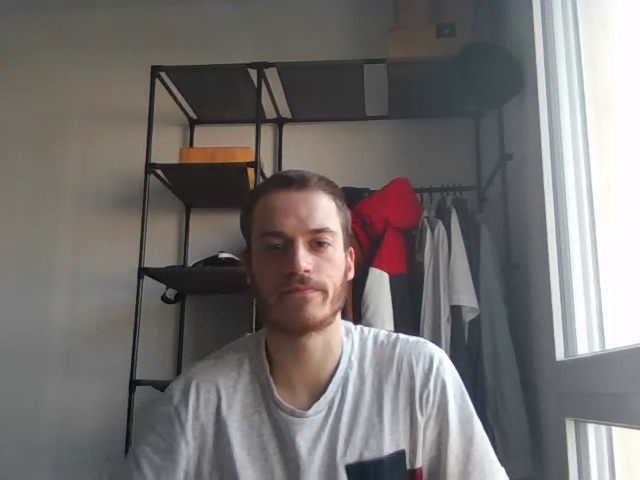
#> input picture frame 34 of Image/test.webm, 640 x 480 px
$ jupyter execute Application.ipynb   (older library calls are emulated)
#> lines starting #> are read from the running program, lines starting #| are printed output that depends on the picture
[cell 1]
import matplotlib.pyplot as plt
import numpy as np
import cv2
from skimage.feature import hog
from skimage import exposure
from time import sleep

[cell 2]
cap = cv2.VideoCapture('./Image/test.webm')

while(cap.isOpened()):
    for i in range(5):
        ret, frame = cap.read()
#> this loop made 5 passes
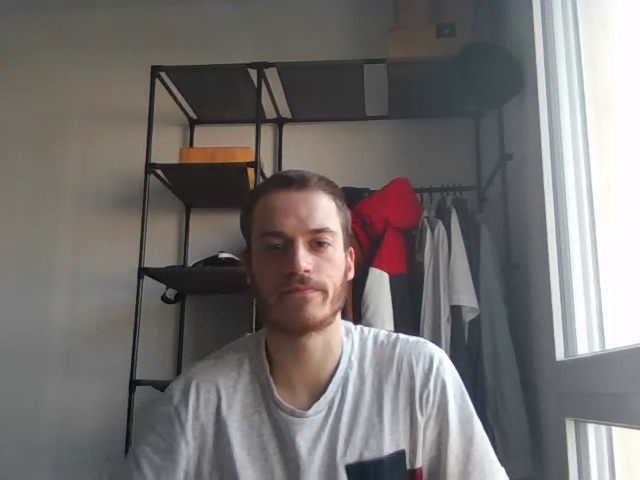
#> input picture frame 34 of Image/test.webm, 640 x 480 px
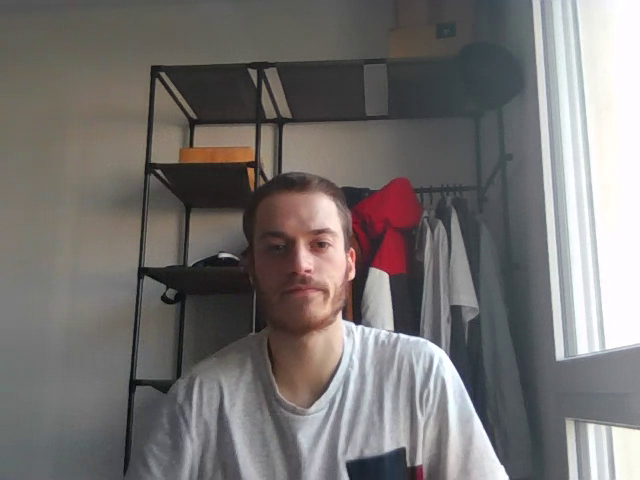
#> input picture frame 35 of Image/test.webm, 640 x 480 px
    if frame.__class__.__name__ == 'NoneType':
        break
    gray = cv2.cvtColor(frame, cv2.COLOR_BGR2GRAY)
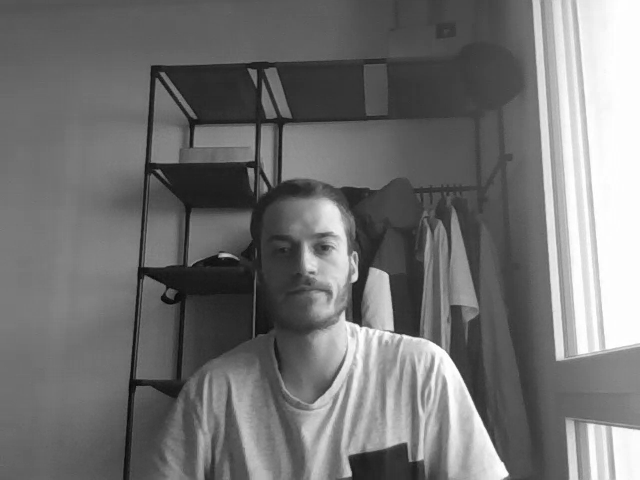
#> gray: shape (480, 640); min 5, max 255, mean 114.9
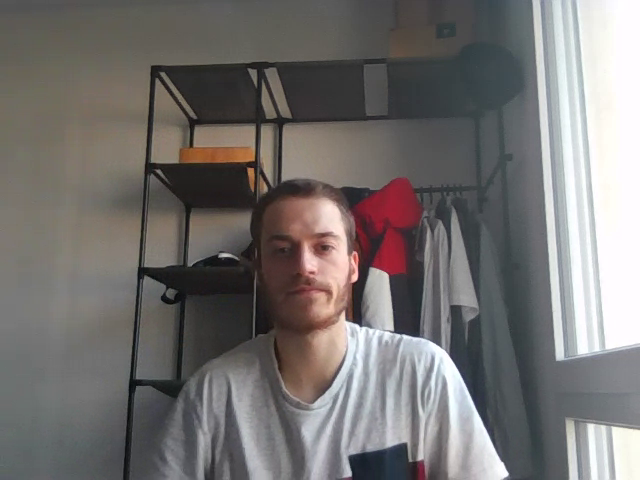
#> frame: shape (480, 640, 3); mean B, G, R 112.7, 114.1, 117.5
    fd, hog_image = hog(gray, orientations=9, pixels_per_cell=(16, 16),
                    cells_per_block=(2, 2), visualize=True, multichannel=False)
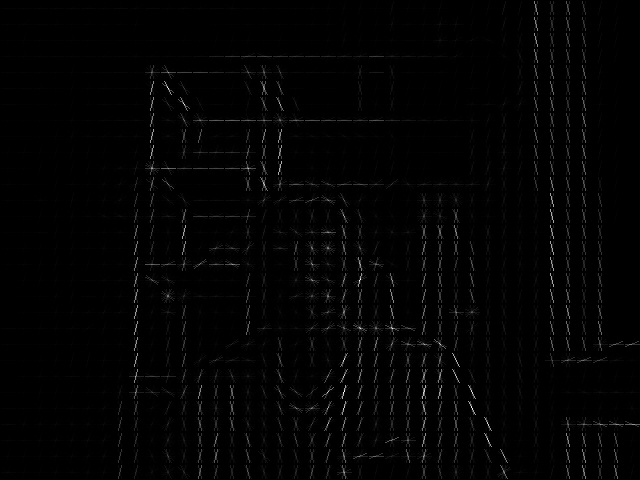
#> hog_image: shape (480, 640) float64; min 0, max 33.78, mean 0.4; drawn with min black and max white
    hog_image_rescaled = exposure.rescale_intensity(hog_image, in_range=(0, 10))
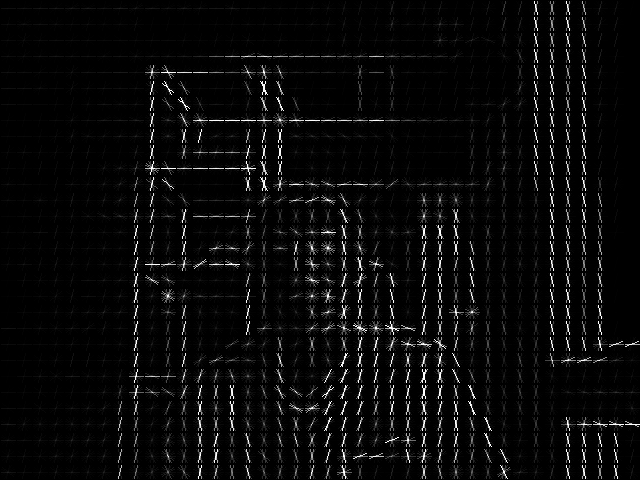
#> hog_image_rescaled: shape (480, 640) float64; min 0, max 1, mean 0.0399
    cv2.imshow('frame',hog_image_rescaled)
    if cv2.waitKey(1) & 0xFF == ord('q'):
#> (key q is pressed here)
        break

cap.release()
cv2.destroyAllWindows()

$ run again, starting later in the video
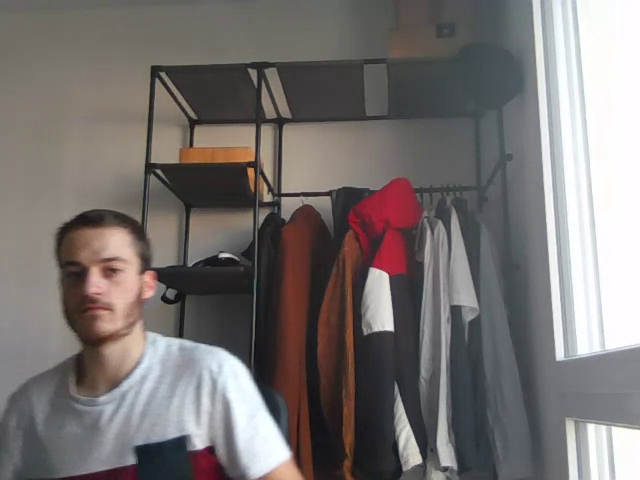
#> input picture frame 154 of Image/test.webm, 640 x 480 px
#> the loop `for i in range(5):` made 5 passes
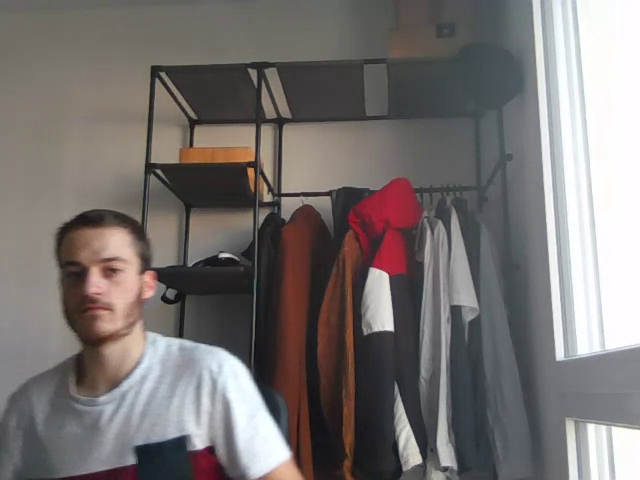
#> input picture frame 154 of Image/test.webm, 640 x 480 px
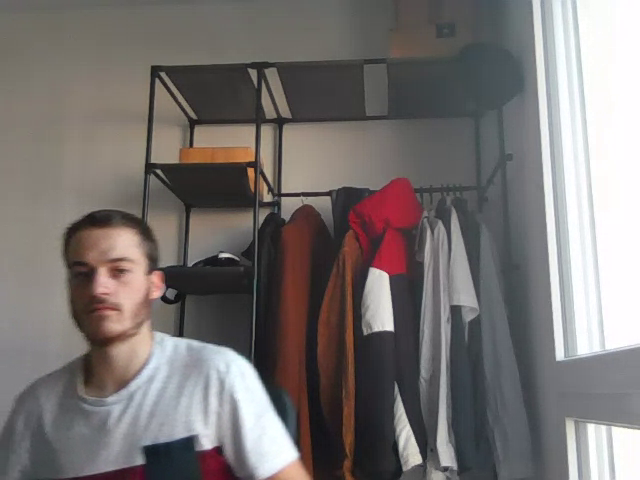
#> input picture frame 155 of Image/test.webm, 640 x 480 px
#> `hog_image_rescaled = exposure.rescale_intensity(hog_image, in_range=(0..`:
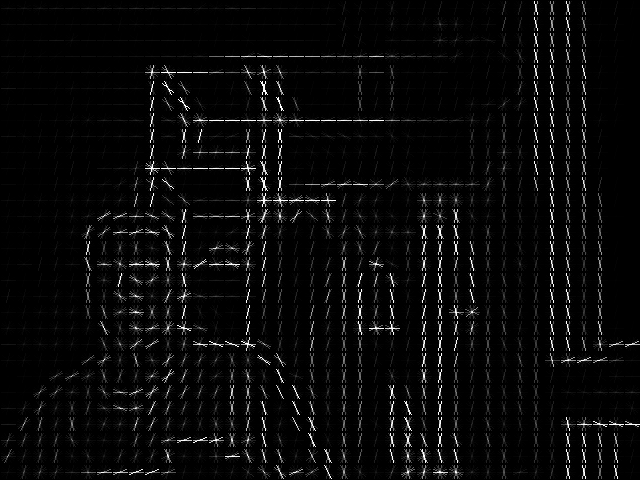
#> hog_image_rescaled: shape (480, 640) float64; min 0, max 1, mean 0.0383

$ run again, starting later in the video
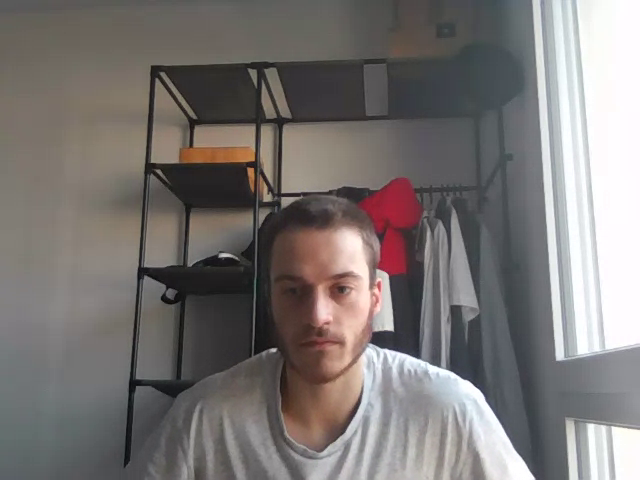
#> input picture frame 274 of Image/test.webm, 640 x 480 px
#> the loop `for i in range(5):` made 5 passes
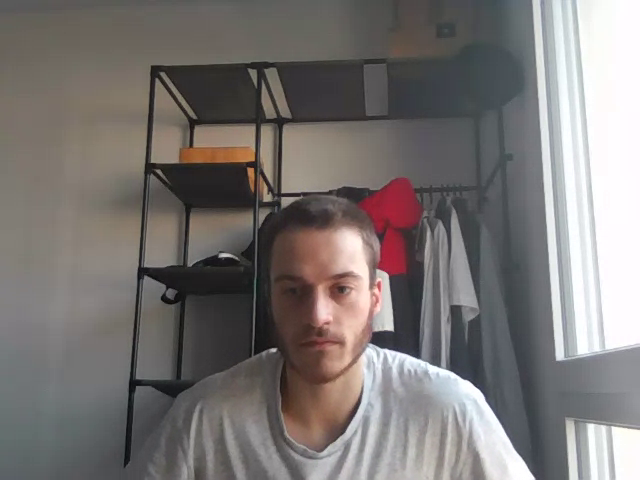
#> input picture frame 274 of Image/test.webm, 640 x 480 px
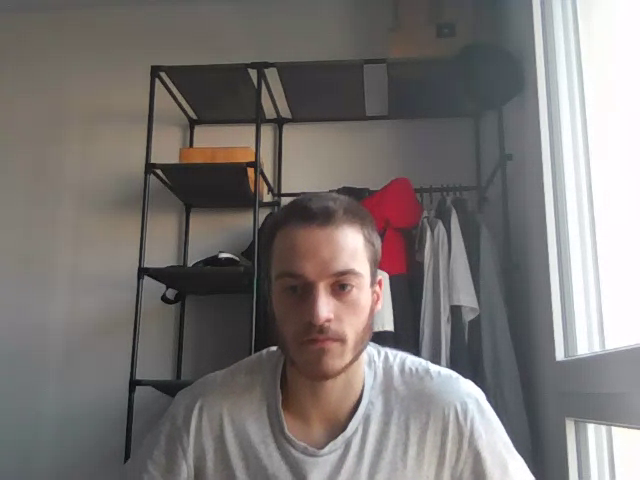
#> input picture frame 275 of Image/test.webm, 640 x 480 px
#> `hog_image_rescaled = exposure.rescale_intensity(hog_image, in_range=(0..`:
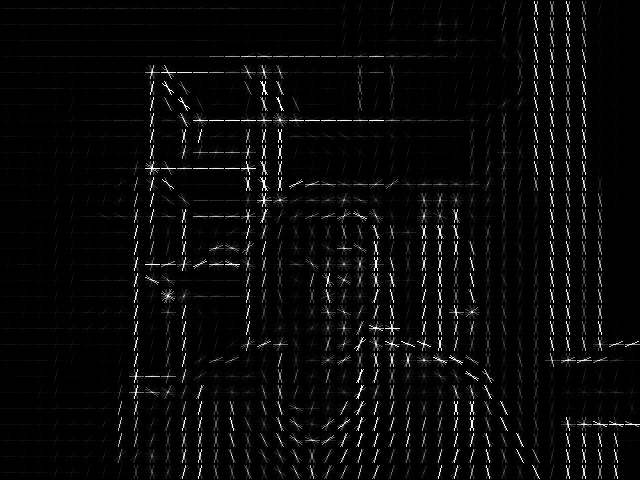
#> hog_image_rescaled: shape (480, 640) float64; min 0, max 1, mean 0.0364
